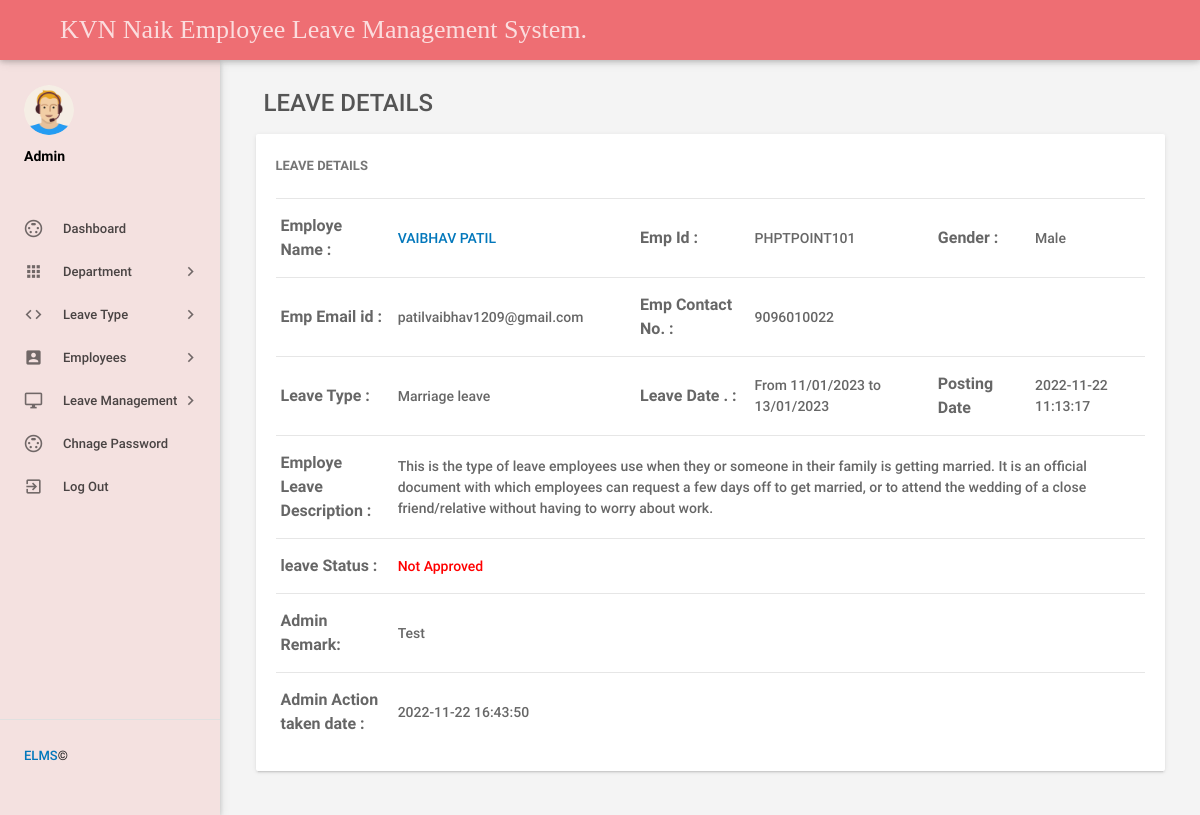
Page /admin/leave-details.php?leaveid=12 (signed in) on the committed database.
### tables this page shows
CREATE TABLE `tblleaves` (
  `id` int(11) NOT NULL,
  `LeaveType` varchar(110) NOT NULL,
  `ToDate` varchar(120) NOT NULL,
  `FromDate` varchar(120) NOT NULL,
  `Description` mediumtext NOT NULL,
  `PostingDate` timestamp NOT NULL DEFAULT current_timestamp(),
  `AdminRemark` mediumtext DEFAULT NULL,
  `AdminRemarkDate` varchar(120) DEFAULT NULL,
  `Status` int(1) NOT NULL,
  `IsRead` int(1) NOT NULL,
  `empid` int(11) DEFAULT NULL
);

CREATE TABLE `tblemployees` (
  `id` int(11) NOT NULL,
  `EmpId` varchar(100) NOT NULL,
  `FirstName` varchar(150) NOT NULL,
  `LastName` varchar(150) NOT NULL,
  `EmailId` varchar(200) NOT NULL,
  `Password` varchar(180) NOT NULL,
  `Gender` varchar(100) NOT NULL,
  `Dob` varchar(100) NOT NULL,
  `Department` varchar(255) NOT NULL,
  `Address` varchar(255) NOT NULL,
  `City` varchar(200) NOT NULL,
  `Country` varchar(150) NOT NULL,
  `Phonenumber` char(11) NOT NULL,
  `Status` int(1) NOT NULL,
  `RegDate` timestamp NOT NULL DEFAULT current_timestamp()
);

### admin/leave-details.php (the view, shortened to what this page needs)
<?php
include('includes/config.php');
if(strlen($_SESSION['alogin'])==0)
    {
header('location:index.php');
}
else{
 ?>
<!DOCTYPE html>
<html lang="en">
    <head>
        <link type="text/css" rel="stylesheet" href="../assets/plugins/materialize/css/materialize.min.css"/>
        <link type="text/css" rel="stylesheet" href="../assets/plugins/materialize/css/materialize.css"/>
        <link href="../assets/plugins/material-preloader/css/materialPreloader.min.css" rel="stylesheet">
        <link href="../assets/plugins/datatables/css/jquery.dataTables.min.css" rel="stylesheet">
                <link href="../assets/plugins/google-code-prettify/prettify.css" rel="stylesheet" type="text/css"/>
        <link href="../assets/css/alpha.min.css" rel="stylesheet" type="text/css"/>
        <link href="../assets/css/custom.css" rel="stylesheet" type="text/css"/>
        <link href="../assets/css/style.css" rel="stylesheet" type="text/css"/>
    </head>
    <body>
       <?php include('includes/header.php');?>
       <?php include('includes/sidebar.php');?>
            <main class="mn-inner">
                <div class="row">
                    <div class="col s12">
                        <div class="page-title" style="font-size:24px;">Leave Details</div>
                    </div>
                    <div class="col s12 m12 l12">
                        <div class="card">
                            <div class="card-content">
                                <span class="card-title">Leave Details</span>
                                <table id="example" class="display responsive-table ">
                                    <tbody>
<?php
$lid=intval($_GET['leaveid']);
$sql = "SELECT tblleaves.id as lid,tblemployees.FirstName,tblemployees.LastName,tblemployees.EmpId,tblemployees.id,tblemployees.Gender,tblemployees.Phonenumber,tblemployees.EmailId,tblleaves.LeaveType,tblleaves.ToDate,tblleaves.FromDate,tblleaves.Description,tblleaves.PostingDate,tblleaves.Status,tblleaves.AdminRemark,tblleaves.AdminRemarkDate from tblleaves join tblemployees on tblleaves.empid=tblemployees.id where tblleaves.id=:lid";
$query = $dbh -> prepare($sql);
$query->bindParam(':lid',$lid,PDO::PARAM_STR);
$query->execute();
$results=$query->fetchAll(PDO::FETCH_OBJ);
$cnt=1;
if($query->rowCount() > 0)
{
foreach($results as $result)
{
      ?>
                                        <tr>
                                            <td style="font-size:16px;"> <b>Employe Name :</b></td>
                                              <td><a href="editemployee.php?empid=<?php echo htmlentities($result->id);?>" target="_blank">
                                                <?php echo htmlentities($result->FirstName." ".$result->LastName);?></a></td>
                                              <td style="font-size:16px;"><b>Emp Id :</b></td>
                                              <td><?php echo htmlentities($result->EmpId);?></td>
                                              <td style="font-size:16px;"><b>Gender :</b></td>
                                              <td><?php echo htmlentities($result->Gender);?></td>
                                          </tr>
                                          <tr>
                                             <td style="font-size:16px;"><b>Emp Email id :</b></td>
                                            <td><?php echo htmlentities($result->EmailId);?></td>
                                             <td style="font-size:16px;"><b>Emp Contact No. :</b></td>
                                            <td><?php echo htmlentities($result->Phonenumber);?></td>
                                            <td>&nbsp;</td>
                                             <td>&nbsp;</td>
                                        </tr>
  <tr>
                                             <td style="font-size:16px;"><b>Leave Type :</b></td>
                                            <td><?php echo htmlentities($result->LeaveType);?></td>
                                             <td style="font-size:16px;"><b>Leave Date . :</b></td>
                                            <td>From <?php echo htmlentities($result->FromDate);?> to <?php echo htmlentities($result->ToDate);?></td>
                                            <td style="font-size:16px;"><b>Posting Date</b></td>
                                           <td><?php echo htmlentities($result->PostingDate);?></td>
                                        </tr>
<tr>
                                             <td style="font-size:16px;"><b>Employe Leave Description : </b></td>
                                            <td colspan="5"><?php echo htmlentities($result->Description);?></td>
                                        </tr>
<tr>
<td style="font-size:16px;"><b>leave Status :</b></td>
<td colspan="5"><?php $stats=$result->Status;
if($stats==1){
?>
<span style="color: green">Approved</span>
 <?php } if($stats==2)  { ?>
<span style="color: red">Not Approved</span>
<?php } if($stats==0)  { ?>
 <span style="color: blue">waiting for approval</span>
 <?php } ?>
</td>
</tr>
<tr>
<td style="font-size:16px;"><b>Admin Remark: </b></td>
<td colspan="5"><?php
if($result->AdminRemark==""){
  echo "waiting for Approval";
}
else{
echo htmlentities($result->AdminRemark);
}
?></td>
 </tr>
 <tr>
<td style="font-size:16px;"><b>Admin Action taken date : </b></td>
<td colspan="5"><?php
if($result->AdminRemarkDate==""){
  echo "NA";
}
else{
echo htmlentities($result->AdminRemarkDate);
}
?></td>
 </tr>
                                         <?php $cnt++;} }?>
                                    </tbody>
                                </table>
                            </div>
                        </div>
                    </div>
                </div>
            </main>
        </div>
        <div class="left-sidebar-hover"></div>
    </body>
</html>
<?php } ?>

### rows in the picture
tblleaves: tblemployees.FirstName+LastName "VAIBHAV PATIL", tblemployees.EmpId "PHPTPOINT101", tblemployees.Gender "Male", tblemployees.EmailId "patilvaibhav1209@gmail.com", tblemployees.Phonenumber "9096010022", LeaveType "Marriage leave", FromDate "11/01/2023", ToDate "13/01/2023", PostingDate "2022-11-22 11:13:17", Description "This is the type of leave employees use when they or someone in their family is getting married. It is an official document with which employees can request a few days off to get married, or to attend the wedding of a close friend/relative without having to worry about work.", Status "Not Approved", AdminRemark "Test", AdminRemarkDate "2022-11-22 16:43:50"
